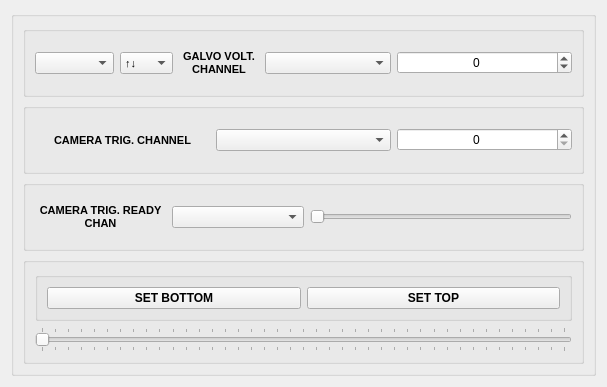
<?xml version="1.0" encoding="UTF-8"?>
<ui version="4.0">
 <class>CADaqWindow</class>
 <widget class="QWidget" name="CADaqWindow">
  <property name="geometry">
   <rect>
    <x>0</x>
    <y>0</y>
    <width>607</width>
    <height>387</height>
   </rect>
  </property>
  <property name="maximumSize">
   <size>
    <width>1214</width>
    <height>774</height>
   </size>
  </property>
  <property name="windowTitle">
   <string>BEAM SCANNER</string>
  </property>
  <layout class="QHBoxLayout" name="horizontalLayout_4">
   <item>
    <widget class="QGroupBox" name="selectionBox">
     <property name="title">
      <string/>
     </property>
     <layout class="QVBoxLayout" name="verticalLayout">
      <item>
       <widget class="QGroupBox" name="galvoBox">
        <property name="title">
         <string/>
        </property>
        <layout class="QHBoxLayout" name="horizontalLayout" stretch="15,10,15,24,33">
         <item>
          <widget class="QComboBox" name="galvoClockSourcePUM">
           <property name="enabled">
            <bool>true</bool>
           </property>
           <property name="sizePolicy">
            <sizepolicy hsizetype="Preferred" vsizetype="Fixed">
             <horstretch>0</horstretch>
             <verstretch>0</verstretch>
            </sizepolicy>
           </property>
           <property name="currentIndex">
            <number>-1</number>
           </property>
          </widget>
         </item>
         <item>
          <widget class="QComboBox" name="galvoScanTypeComboBox">
           <property name="font">
            <font>
             <pointsize>8</pointsize>
             <weight>75</weight>
             <bold>true</bold>
            </font>
           </property>
           <property name="toolTip">
            <string>&lt;html&gt;&lt;head/&gt;&lt;body&gt;&lt;p&gt;&lt;span style=&quot; font-size:10pt;&quot;&gt;Change the galvo scanning direction&lt;/span&gt;&lt;/p&gt;&lt;/body&gt;&lt;/html&gt;</string>
           </property>
           <property name="layoutDirection">
            <enum>Qt::LeftToRight</enum>
           </property>
           <item>
            <property name="text">
             <string>↑↓</string>
            </property>
           </item>
           <item>
            <property name="text">
             <string>↓↑</string>
            </property>
           </item>
           <item>
            <property name="text">
             <string>-</string>
            </property>
           </item>
           <item>
            <property name="text">
             <string>↑</string>
            </property>
           </item>
           <item>
            <property name="text">
             <string>↓</string>
            </property>
           </item>
          </widget>
         </item>
         <item>
          <widget class="QLabel" name="galvoVoltChannelLabel">
           <property name="font">
            <font>
             <pointsize>8</pointsize>
             <weight>75</weight>
             <bold>true</bold>
            </font>
           </property>
           <property name="text">
            <string>GALVO VOLT. CHANNEL</string>
           </property>
           <property name="alignment">
            <set>Qt::AlignCenter</set>
           </property>
           <property name="wordWrap">
            <bool>true</bool>
           </property>
          </widget>
         </item>
         <item>
          <widget class="QComboBox" name="galvoVoltChannelPUM"/>
         </item>
         <item>
          <widget class="QSpinBox" name="galvoVoltSpinBox">
           <property name="toolTip">
            <string>&lt;html&gt;&lt;head/&gt;&lt;body&gt;&lt;p&gt;&lt;span style=&quot; font-size:10pt;&quot;&gt;Galvo position [in millivolts] if not rotating. [500 mV/degree]&lt;/span&gt;&lt;/p&gt;&lt;/body&gt;&lt;/html&gt;</string>
           </property>
           <property name="alignment">
            <set>Qt::AlignCenter</set>
           </property>
           <property name="minimum">
            <number>-7500</number>
           </property>
           <property name="maximum">
            <number>7500</number>
           </property>
           <property name="singleStep">
            <number>50</number>
           </property>
          </widget>
         </item>
        </layout>
       </widget>
      </item>
      <item>
       <widget class="QGroupBox" name="cameraTrigOutBox">
        <property name="title">
         <string/>
        </property>
        <layout class="QHBoxLayout" name="horizontalLayout_2" stretch="33,33,33">
         <item>
          <widget class="QLabel" name="cameraTrigChannelLabel">
           <property name="font">
            <font>
             <pointsize>8</pointsize>
             <weight>75</weight>
             <bold>true</bold>
            </font>
           </property>
           <property name="text">
            <string>CAMERA TRIG. CHANNEL</string>
           </property>
           <property name="alignment">
            <set>Qt::AlignCenter</set>
           </property>
           <property name="wordWrap">
            <bool>true</bool>
           </property>
          </widget>
         </item>
         <item>
          <widget class="QComboBox" name="cameraTrigChannelPUM"/>
         </item>
         <item>
          <widget class="QSpinBox" name="galvoTrigDelaySpinBox">
           <property name="alignment">
            <set>Qt::AlignCenter</set>
           </property>
           <property name="maximum">
            <number>10000</number>
           </property>
           <property name="singleStep">
            <number>10</number>
           </property>
          </widget>
         </item>
        </layout>
       </widget>
      </item>
      <item>
       <widget class="QGroupBox" name="cameraTrigReadyBox">
        <property name="title">
         <string/>
        </property>
        <layout class="QHBoxLayout" name="horizontalLayout_3" stretch="25,25,50">
         <item>
          <widget class="QLabel" name="cameraTrigReadyChannelLabel">
           <property name="font">
            <font>
             <pointsize>8</pointsize>
             <weight>75</weight>
             <bold>true</bold>
            </font>
           </property>
           <property name="text">
            <string>CAMERA TRIG. READY CHAN</string>
           </property>
           <property name="alignment">
            <set>Qt::AlignCenter</set>
           </property>
           <property name="wordWrap">
            <bool>true</bool>
           </property>
          </widget>
         </item>
         <item>
          <widget class="QComboBox" name="cameraTrigReadyChannelPUM"/>
         </item>
         <item>
          <widget class="QSlider" name="cameraTriggerReadySlider">
           <property name="enabled">
            <bool>false</bool>
           </property>
           <property name="orientation">
            <enum>Qt::Horizontal</enum>
           </property>
          </widget>
         </item>
        </layout>
       </widget>
      </item>
      <item>
       <widget class="QGroupBox" name="CameraTrigDelayBox">
        <property name="title">
         <string/>
        </property>
        <layout class="QVBoxLayout" name="verticalLayout_2">
         <item>
          <widget class="QGroupBox" name="boundariesBox">
           <property name="title">
            <string/>
           </property>
           <layout class="QHBoxLayout" name="horizontalLayout_5">
            <item>
             <widget class="QPushButton" name="setLowerPushButton">
              <property name="font">
               <font>
                <weight>75</weight>
                <bold>true</bold>
               </font>
              </property>
              <property name="text">
               <string>SET BOTTOM</string>
              </property>
             </widget>
            </item>
            <item>
             <widget class="QPushButton" name="setUpperPushButton">
              <property name="font">
               <font>
                <weight>75</weight>
                <bold>true</bold>
               </font>
              </property>
              <property name="text">
               <string>SET TOP</string>
              </property>
             </widget>
            </item>
           </layout>
          </widget>
         </item>
         <item>
          <widget class="QSlider" name="galvoTrigDelaySlider">
           <property name="toolTip">
            <string>&lt;html&gt;&lt;head/&gt;&lt;body&gt;&lt;p align=&quot;justify&quot;&gt;Adjust scanning amplitude&lt;/p&gt;&lt;/body&gt;&lt;/html&gt;</string>
           </property>
           <property name="minimum">
            <number>0</number>
           </property>
           <property name="maximum">
            <number>10000</number>
           </property>
           <property name="singleStep">
            <number>10</number>
           </property>
           <property name="pageStep">
            <number>100</number>
           </property>
           <property name="orientation">
            <enum>Qt::Horizontal</enum>
           </property>
           <property name="tickPosition">
            <enum>QSlider::TicksBothSides</enum>
           </property>
           <property name="tickInterval">
            <number>250</number>
           </property>
          </widget>
         </item>
        </layout>
       </widget>
      </item>
     </layout>
    </widget>
   </item>
  </layout>
 </widget>
 <resources/>
 <connections/>
</ui>
